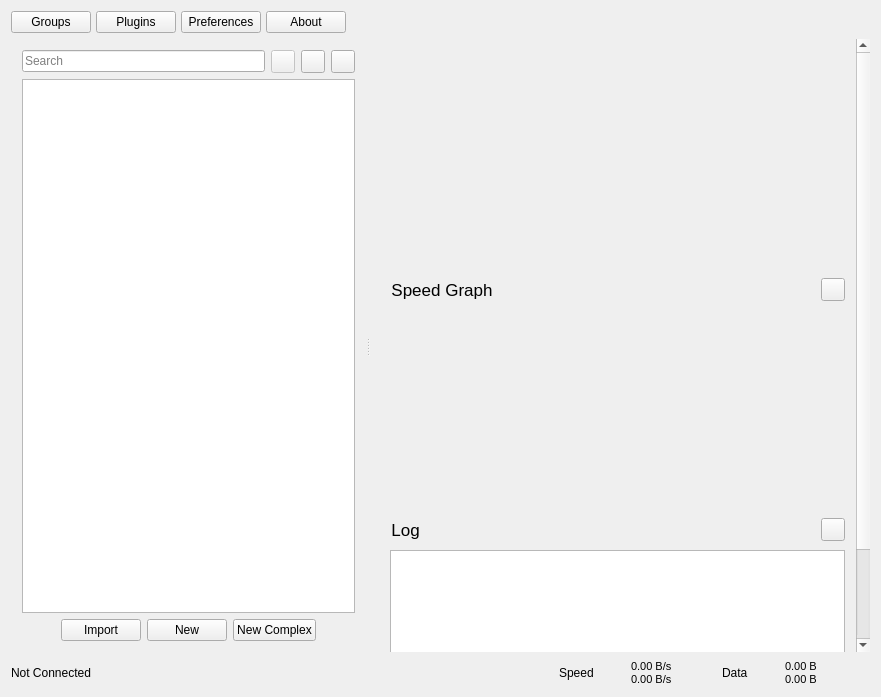
<?xml version="1.0" encoding="UTF-8"?>
<ui version="4.0">
 <class>MainWindow</class>
 <widget class="QMainWindow" name="MainWindow">
  <property name="geometry">
   <rect>
    <x>0</x>
    <y>0</y>
    <width>881</width>
    <height>697</height>
   </rect>
  </property>
  <property name="minimumSize">
   <size>
    <width>790</width>
    <height>600</height>
   </size>
  </property>
  <property name="windowTitle">
   <string>Qv2ray</string>
  </property>
  <widget class="QWidget" name="centralWidget">
   <layout class="QVBoxLayout" name="verticalLayout_2" stretch="0,1,0">
    <item>
     <layout class="QHBoxLayout" name="topButtonsLayout" stretch="0,0,0,0,0">
      <property name="spacing">
       <number>5</number>
      </property>
      <item>
       <widget class="QPushButton" name="subsButton">
        <property name="text">
         <string>Groups</string>
        </property>
       </widget>
      </item>
      <item>
       <widget class="QPushButton" name="pluginsBtn">
        <property name="text">
         <string>Plugins</string>
        </property>
       </widget>
      </item>
      <item>
       <widget class="QPushButton" name="preferencesBtn">
        <property name="text">
         <string>Preferences</string>
        </property>
       </widget>
      </item>
      <item>
       <widget class="QPushButton" name="aboutBtn">
        <property name="text">
         <string>About</string>
        </property>
       </widget>
      </item>
      <item>
       <spacer name="horizontalSpacer">
        <property name="orientation">
         <enum>Qt::Horizontal</enum>
        </property>
        <property name="sizeType">
         <enum>QSizePolicy::Expanding</enum>
        </property>
        <property name="sizeHint" stdset="0">
         <size>
          <width>0</width>
          <height>0</height>
         </size>
        </property>
       </spacer>
      </item>
     </layout>
    </item>
    <item>
     <widget class="QSplitter" name="splitter">
      <property name="orientation">
       <enum>Qt::Horizontal</enum>
      </property>
      <property name="opaqueResize">
       <bool>true</bool>
      </property>
      <widget class="QWidget" name="leftWidget" native="true">
       <layout class="QVBoxLayout" name="verticalLayout">
        <item>
         <layout class="QHBoxLayout" name="horizontalLayout_6">
          <item>
           <widget class="QLineEdit" name="connectionFilterTxt">
            <property name="placeholderText">
             <string>Search</string>
            </property>
            <property name="clearButtonEnabled">
             <bool>true</bool>
            </property>
           </widget>
          </item>
          <item>
           <widget class="QToolButton" name="locateBtn">
            <property name="enabled">
             <bool>false</bool>
            </property>
            <property name="toolTip">
             <string>Locate Current Connection</string>
            </property>
            <property name="icon">
             <iconset resource="../../../assets/icons/resources.qrc">
              <normaloff>:/ui_dark/map.svg</normaloff>:/ui_dark/map.svg</iconset>
            </property>
           </widget>
          </item>
          <item>
           <widget class="QToolButton" name="collapseGroupsBtn">
            <property name="toolTip">
             <string>Collapse all groups</string>
            </property>
            <property name="text">
             <string/>
            </property>
            <property name="icon">
             <iconset resource="../../../assets/icons/resources.qrc">
              <normaloff>:/ui_dark/arrow-up.svg</normaloff>:/ui_dark/arrow-up.svg</iconset>
            </property>
           </widget>
          </item>
          <item>
           <widget class="QToolButton" name="sortBtn">
            <property name="toolTip">
             <string>Sort</string>
            </property>
            <property name="text">
             <string/>
            </property>
            <property name="icon">
             <iconset resource="../../../assets/icons/resources.qrc">
              <normaloff>:/ui_dark/arrow-down-filling.svg</normaloff>:/ui_dark/arrow-down-filling.svg</iconset>
            </property>
            <property name="popupMode">
             <enum>QToolButton::InstantPopup</enum>
            </property>
           </widget>
          </item>
         </layout>
        </item>
        <item>
         <widget class="QTreeView" name="connectionTreeView">
          <property name="contextMenuPolicy">
           <enum>Qt::CustomContextMenu</enum>
          </property>
          <property name="editTriggers">
           <set>QAbstractItemView::NoEditTriggers</set>
          </property>
          <property name="selectionMode">
           <enum>QAbstractItemView::ExtendedSelection</enum>
          </property>
          <property name="verticalScrollMode">
           <enum>QAbstractItemView::ScrollPerPixel</enum>
          </property>
          <property name="indentation">
           <number>0</number>
          </property>
          <property name="sortingEnabled">
           <bool>true</bool>
          </property>
          <property name="allColumnsShowFocus">
           <bool>true</bool>
          </property>
          <property name="headerHidden">
           <bool>true</bool>
          </property>
         </widget>
        </item>
        <item>
         <layout class="QHBoxLayout" name="horizontalLayout_3">
          <item>
           <spacer name="horizontalSpacer_3">
            <property name="orientation">
             <enum>Qt::Horizontal</enum>
            </property>
            <property name="sizeHint" stdset="0">
             <size>
              <width>0</width>
              <height>0</height>
             </size>
            </property>
           </spacer>
          </item>
          <item>
           <widget class="QPushButton" name="importConfigButton">
            <property name="toolTip">
             <string>Import Connection</string>
            </property>
            <property name="text">
             <string>Import</string>
            </property>
           </widget>
          </item>
          <item>
           <widget class="QPushButton" name="newConnectionBtn">
            <property name="text">
             <string>New</string>
            </property>
           </widget>
          </item>
          <item>
           <widget class="QPushButton" name="newComplexConnectionBtn">
            <property name="text">
             <string>New Complex</string>
            </property>
           </widget>
          </item>
          <item>
           <spacer name="horizontalSpacer_2">
            <property name="orientation">
             <enum>Qt::Horizontal</enum>
            </property>
            <property name="sizeHint" stdset="0">
             <size>
              <width>0</width>
              <height>0</height>
             </size>
            </property>
           </spacer>
          </item>
         </layout>
        </item>
       </layout>
      </widget>
      <widget class="QScrollArea" name="scrollArea">
       <property name="minimumSize">
        <size>
         <width>500</width>
         <height>0</height>
        </size>
       </property>
       <property name="frameShape">
        <enum>QFrame::NoFrame</enum>
       </property>
       <property name="widgetResizable">
        <bool>true</bool>
       </property>
       <widget class="QWidget" name="scrollAreaWidgetContents">
        <property name="geometry">
         <rect>
          <x>0</x>
          <y>0</y>
          <width>486</width>
          <height>728</height>
         </rect>
        </property>
        <layout class="QVBoxLayout" name="verticalLayout_4" stretch="0,1">
         <item>
          <widget class="QFrame" name="connectionInfoFrame">
           <property name="sizePolicy">
            <sizepolicy hsizetype="Expanding" vsizetype="Expanding">
             <horstretch>0</horstretch>
             <verstretch>0</verstretch>
            </sizepolicy>
           </property>
           <property name="minimumSize">
            <size>
             <width>0</width>
             <height>220</height>
            </size>
           </property>
           <layout class="QGridLayout" name="connectionInfoLayout">
            <property name="leftMargin">
             <number>0</number>
            </property>
            <property name="topMargin">
             <number>0</number>
            </property>
            <property name="rightMargin">
             <number>0</number>
            </property>
            <property name="bottomMargin">
             <number>0</number>
            </property>
           </layout>
          </widget>
         </item>
         <item>
          <layout class="QVBoxLayout" name="verticalLayout_3">
           <item>
            <layout class="QHBoxLayout" name="horizontalLayout_5">
             <item>
              <widget class="QPushButton" name="chartVisibilityBtn">
               <property name="font">
                <font>
                 <pointsize>13</pointsize>
                </font>
               </property>
               <property name="focusPolicy">
                <enum>Qt::NoFocus</enum>
               </property>
               <property name="toolTip">
                <string>Click to toggle show/hide</string>
               </property>
               <property name="styleSheet">
                <string notr="true">Text-align:left;</string>
               </property>
               <property name="text">
                <string>  Speed Graph</string>
               </property>
               <property name="flat">
                <bool>true</bool>
               </property>
              </widget>
             </item>
             <item>
              <widget class="QToolButton" name="clearChartBtn">
               <property name="toolTip">
                <string>Clear chart data</string>
               </property>
               <property name="text">
                <string/>
               </property>
               <property name="icon">
                <iconset resource="../../../assets/icons/resources.qrc">
                 <normaloff>:/ui_dark/ashbin.svg</normaloff>:/ui_dark/ashbin.svg</iconset>
               </property>
              </widget>
             </item>
            </layout>
           </item>
           <item>
            <widget class="QWidget" name="speedChartHolderWidget" native="true">
             <property name="sizePolicy">
              <sizepolicy hsizetype="Expanding" vsizetype="Expanding">
               <horstretch>0</horstretch>
               <verstretch>0</verstretch>
              </sizepolicy>
             </property>
             <property name="minimumSize">
              <size>
               <width>0</width>
               <height>200</height>
              </size>
             </property>
             <property name="contextMenuPolicy">
              <enum>Qt::ActionsContextMenu</enum>
             </property>
             <layout class="QGridLayout" name="speedChart">
              <property name="topMargin">
               <number>0</number>
              </property>
              <property name="rightMargin">
               <number>0</number>
              </property>
              <property name="bottomMargin">
               <number>0</number>
              </property>
             </layout>
            </widget>
           </item>
           <item>
            <layout class="QHBoxLayout" name="horizontalLayout_4">
             <item>
              <widget class="QPushButton" name="logVisibilityBtn">
               <property name="font">
                <font>
                 <pointsize>13</pointsize>
                </font>
               </property>
               <property name="focusPolicy">
                <enum>Qt::NoFocus</enum>
               </property>
               <property name="toolTip">
                <string>Click to toggle show/hide</string>
               </property>
               <property name="styleSheet">
                <string notr="true">Text-align:left;</string>
               </property>
               <property name="text">
                <string>  Log</string>
               </property>
               <property name="flat">
                <bool>true</bool>
               </property>
              </widget>
             </item>
             <item>
              <widget class="QToolButton" name="clearlogButton">
               <property name="toolTip">
                <string>Clear log</string>
               </property>
               <property name="text">
                <string/>
               </property>
               <property name="icon">
                <iconset resource="../../../assets/icons/resources.qrc">
                 <normaloff>:/ui_dark/ashbin.svg</normaloff>:/ui_dark/ashbin.svg</iconset>
               </property>
              </widget>
             </item>
            </layout>
           </item>
           <item>
            <layout class="QGridLayout" name="gridLayout">
             <property name="leftMargin">
              <number>9</number>
             </property>
             <item row="0" column="0">
              <widget class="QTextBrowser" name="logBrowser">
               <property name="minimumSize">
                <size>
                 <width>0</width>
                 <height>200</height>
                </size>
               </property>
               <property name="contextMenuPolicy">
                <enum>Qt::ActionsContextMenu</enum>
               </property>
               <property name="lineWrapMode">
                <enum>QTextEdit::NoWrap</enum>
               </property>
              </widget>
             </item>
            </layout>
           </item>
          </layout>
         </item>
        </layout>
       </widget>
      </widget>
     </widget>
    </item>
    <item>
     <layout class="QHBoxLayout" name="horizontalLayout_2">
      <property name="topMargin">
       <number>2</number>
      </property>
      <item>
       <widget class="QLabel" name="connetionStatusLabel">
        <property name="text">
         <string>Not Connected</string>
        </property>
       </widget>
      </item>
      <item>
       <spacer name="horizontalSpacer_5">
        <property name="orientation">
         <enum>Qt::Horizontal</enum>
        </property>
        <property name="sizeHint" stdset="0">
         <size>
          <width>40</width>
          <height>20</height>
         </size>
        </property>
       </spacer>
      </item>
      <item>
       <widget class="QLabel" name="label_5">
        <property name="text">
         <string>Speed</string>
        </property>
       </widget>
      </item>
      <item>
       <widget class="QWidget" name="updownImageBox" native="true">
        <property name="sizePolicy">
         <sizepolicy hsizetype="Fixed" vsizetype="Fixed">
          <horstretch>32</horstretch>
          <verstretch>32</verstretch>
         </sizepolicy>
        </property>
        <property name="minimumSize">
         <size>
          <width>25</width>
          <height>25</height>
         </size>
        </property>
       </widget>
      </item>
      <item>
       <widget class="QLabel" name="netspeedLabel">
        <property name="minimumSize">
         <size>
          <width>85</width>
          <height>0</height>
         </size>
        </property>
        <property name="font">
         <font>
          <pointsize>8</pointsize>
         </font>
        </property>
        <property name="toolTip">
         <string>Upload/Download speed</string>
        </property>
        <property name="text">
         <string>0.00 B/s
0.00 B/s</string>
        </property>
       </widget>
      </item>
      <item>
       <widget class="QLabel" name="label_6">
        <property name="sizePolicy">
         <sizepolicy hsizetype="Minimum" vsizetype="Minimum">
          <horstretch>0</horstretch>
          <verstretch>0</verstretch>
         </sizepolicy>
        </property>
        <property name="minimumSize">
         <size>
          <width>0</width>
          <height>0</height>
         </size>
        </property>
        <property name="text">
         <string>Data</string>
        </property>
       </widget>
      </item>
      <item>
       <widget class="QWidget" name="updownImageBox_2" native="true">
        <property name="sizePolicy">
         <sizepolicy hsizetype="Fixed" vsizetype="Fixed">
          <horstretch>32</horstretch>
          <verstretch>32</verstretch>
         </sizepolicy>
        </property>
        <property name="minimumSize">
         <size>
          <width>25</width>
          <height>25</height>
         </size>
        </property>
       </widget>
      </item>
      <item>
       <widget class="QLabel" name="dataamountLabel">
        <property name="minimumSize">
         <size>
          <width>85</width>
          <height>0</height>
         </size>
        </property>
        <property name="font">
         <font>
          <pointsize>8</pointsize>
         </font>
        </property>
        <property name="toolTip">
         <string>Upload/Download Data</string>
        </property>
        <property name="text">
         <string>0.00 B
0.00 B</string>
        </property>
       </widget>
      </item>
     </layout>
    </item>
   </layout>
  </widget>
 </widget>
 <layoutdefault spacing="6" margin="11"/>
 <tabstops>
  <tabstop>importConfigButton</tabstop>
 </tabstops>
 <resources>
  <include location="../../../assets/icons/resources.qrc"/>
 </resources>
 <connections/>
</ui>
